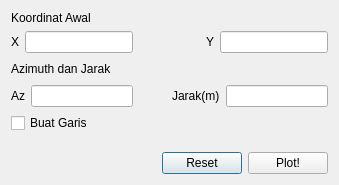
<?xml version="1.0" encoding="UTF-8"?>
<ui version="4.0">
 <class>SudutJarakDialogBase</class>
 <widget class="QDialog" name="SudutJarakDialogBase">
  <property name="geometry">
   <rect>
    <x>0</x>
    <y>0</y>
    <width>339</width>
    <height>185</height>
   </rect>
  </property>
  <property name="windowTitle">
   <string>Sudut dan Jarak</string>
  </property>
  <layout class="QGridLayout" name="gridLayout_2">
   <item row="4" column="1" rowspan="2">
    <layout class="QVBoxLayout" name="verticalLayout_2">
     <item>
      <layout class="QHBoxLayout" name="horizontalLayout_4">
       <item>
        <layout class="QVBoxLayout" name="verticalLayout_3">
         <item>
          <widget class="QLabel" name="label">
           <property name="text">
            <string>Koordinat Awal</string>
           </property>
          </widget>
         </item>
         <item>
          <layout class="QHBoxLayout" name="horizontalLayout_2">
           <item>
            <layout class="QHBoxLayout" name="horizontalLayout">
             <item>
              <widget class="QLabel" name="label_2">
               <property name="text">
                <string>X</string>
               </property>
              </widget>
             </item>
             <item>
              <widget class="QLineEdit" name="input_x"/>
             </item>
            </layout>
           </item>
           <item>
            <spacer name="horizontalSpacer">
             <property name="orientation">
              <enum>Qt::Horizontal</enum>
             </property>
             <property name="sizeHint" stdset="0">
              <size>
               <width>40</width>
               <height>20</height>
              </size>
             </property>
            </spacer>
           </item>
           <item>
            <layout class="QHBoxLayout" name="horizontalLayout_3">
             <item>
              <widget class="QLabel" name="label_4">
               <property name="text">
                <string>Y</string>
               </property>
              </widget>
             </item>
             <item>
              <widget class="QLineEdit" name="input_y"/>
             </item>
            </layout>
           </item>
          </layout>
         </item>
         <item>
          <layout class="QHBoxLayout" name="horizontalLayout_8">
           <item>
            <widget class="QLabel" name="label_5">
             <property name="text">
              <string>Azimuth dan Jarak</string>
             </property>
            </widget>
           </item>
           <item>
            <spacer name="horizontalSpacer_3">
             <property name="orientation">
              <enum>Qt::Horizontal</enum>
             </property>
             <property name="sizeHint" stdset="0">
              <size>
               <width>40</width>
               <height>20</height>
              </size>
             </property>
            </spacer>
           </item>
          </layout>
         </item>
         <item>
          <layout class="QHBoxLayout" name="horizontalLayout_6">
           <item>
            <layout class="QHBoxLayout" name="horizontalLayout_5">
             <item>
              <widget class="QLabel" name="label_6">
               <property name="text">
                <string>Az</string>
               </property>
              </widget>
             </item>
             <item>
              <widget class="QLineEdit" name="input_az"/>
             </item>
            </layout>
           </item>
           <item>
            <spacer name="horizontalSpacer_2">
             <property name="orientation">
              <enum>Qt::Horizontal</enum>
             </property>
             <property name="sizeHint" stdset="0">
              <size>
               <width>40</width>
               <height>20</height>
              </size>
             </property>
            </spacer>
           </item>
           <item>
            <layout class="QHBoxLayout" name="horizontalLayout_7">
             <item>
              <widget class="QLabel" name="label_7">
               <property name="text">
                <string>Jarak(m)</string>
               </property>
              </widget>
             </item>
             <item>
              <widget class="QLineEdit" name="input_jarak"/>
             </item>
            </layout>
           </item>
          </layout>
         </item>
         <item>
          <widget class="QCheckBox" name="check_garis">
           <property name="text">
            <string>Buat Garis</string>
           </property>
          </widget>
         </item>
         <item>
          <spacer name="verticalSpacer">
           <property name="orientation">
            <enum>Qt::Vertical</enum>
           </property>
           <property name="sizeHint" stdset="0">
            <size>
             <width>20</width>
             <height>40</height>
            </size>
           </property>
          </spacer>
         </item>
         <item>
          <layout class="QHBoxLayout" name="horizontalLayout_9">
           <item>
            <spacer name="horizontalSpacer_4">
             <property name="orientation">
              <enum>Qt::Horizontal</enum>
             </property>
             <property name="sizeHint" stdset="0">
              <size>
               <width>40</width>
               <height>20</height>
              </size>
             </property>
            </spacer>
           </item>
           <item>
            <widget class="QPushButton" name="reset">
             <property name="text">
              <string>Reset</string>
             </property>
            </widget>
           </item>
           <item>
            <widget class="QPushButton" name="plot">
             <property name="text">
              <string>Plot!</string>
             </property>
            </widget>
           </item>
          </layout>
         </item>
        </layout>
       </item>
      </layout>
     </item>
    </layout>
   </item>
  </layout>
 </widget>
 <resources/>
 <connections/>
</ui>
